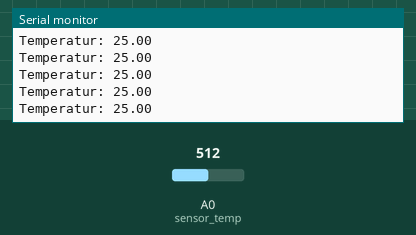
Recording of a sketch running on a simulated Arduino Uno, built with avr-gcc and run on an emulated ATmega328P. On the bench: the last lines printed to the serial monitor. Inputs (shaded band) come from the test bench; at power-on: A0 (sensor_temp) = 512.

Above: at 1.2 s.
1.3 s: A0 (sensor_temp) set to 716
At 1.69 s:
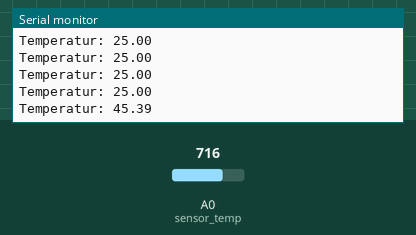
2.8 s: A0 (sensor_temp) set to 900
At 2.95 s:
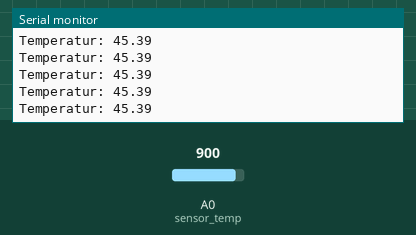
Timing chart, 0 to 5.8 s (numbered marks = the images above; inputs shaded):
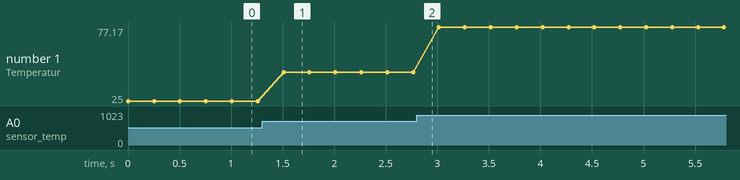

The sketch:

PS-2153_sensor.ino
```cpp
/*
 *        Title : PS-2153
 *       Author : Anders S. Kortegaard
 *         Date : 15/01 - 2016
 *
 *  Description : This code is for the temperatur sensor : PS-2153 (https://www.pasco.com/support/technical-support/technote/techIDlookup.cfm?TechNoteID=441)
 *                For calculating the temperature.
 *
 *     Partlist : - Arduino uno
 *                - 10 k ohm resistor
 *                - PS-2153
 *
 *      Circuit :    5V ----  PS-2153  ---- 10 k ohm
 *                               |             |
 *                               |          Ground
 *                               |
 *                         Analog input
 */

/**
 * Library include
 */
#include <math.h>

//Analog pin
int sensor_temp = A0;

/**
 * Program constants
 */
// delay in loop
const double run_delay = 250;
// temperatur sensor calibration constant
const double calibration = 0;


/**
 * PS-2153
 * Calculating constants
 */
const double A = 0.003354;
const double B = 0.0002564;
const double C = 0.000002388;
const double D = 0.00000008377;

/**
 * Calculating Temperature
 *
 * Formulas : Temperature[Celsius] = 1.0 / ( A + B ln(R) + C ln(R)^2 + D ln(R)^3 ) - 273.15
 *            R = ThermistorResistance[Ohms] / 10000
 *
 * @var sensor_resistance - Double (the resistance through the sensor)
 * @return temperature - Double
 */
double calcTemp(double sensor_resistance){
  double R = sensor_resistance / 10000;
  return 1.0 / ( A + B*log(R) + C*pow(log(R),2) + D*pow(log(R),3)) - 273.15;
}

/**
 * Calculating sensor resistanse, from the ADC
 *
 * Formula made from voltage divider
 *
 * @var sensor_in - Double (sensor input)
 * @var R1 - int (the constant resistor in circuit)
 * @var V - int (total voltage)
 * @return sensor resistance - Double
 */
double sensorToResistance(double sensor_in, int R1 = 10000,int V = 5){
  double V_sensor = (sensor_in * V)/1024;
  return ((V/V_sensor)-1)*R1;
}

/**
 * combing the two calculation functions
 *
 * @var sensor_in - Double (analogRead from sensor)
 * @var calibrate - Double (calibration const)
 * @return temperature
 */
double tempFromSensor(double sensor_in, double calibrate = 0){
  return calcTemp(sensorToResistance(sensor_in)) + calibrate;
}


void setup() {
  Serial.begin(9600);
}

void loop() {
  double temp = tempFromSensor(analogRead(sensor_temp),calibration);
  Serial.print("Temperatur: ");
  Serial.println(temp);
  delay (run_delay);

}
```

Measured:
- after the input at 1.3 s, the serial monitor: prints a new line after 0.21 s (image 1)
- plotted number 1: 25 → 45.39 after the input at 1.3 s, 45.39 → 77.17 after the input at 2.8 s
